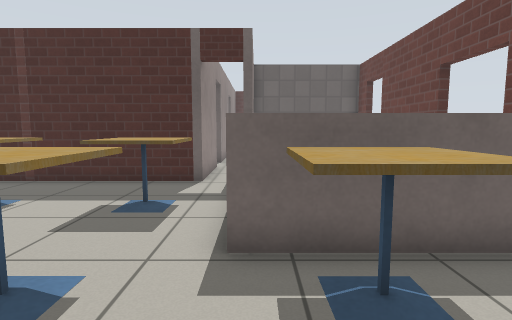
View 1 (above)

24 first-person views from a walk through a Gazebo world. The camera is 0.9 m above the floor, tilts 6° down and sees 80° across. The floor is counted in squares, 0.5 m on a side. Each view is taken from the middle of a square. On the plan, view 1 faces up. The plan holds only what a view shows up to about 16 squares ahead; the rest is blank. Robots are left out. Gazebo's built-in surfaces are drawn with simple patterns.

View 2
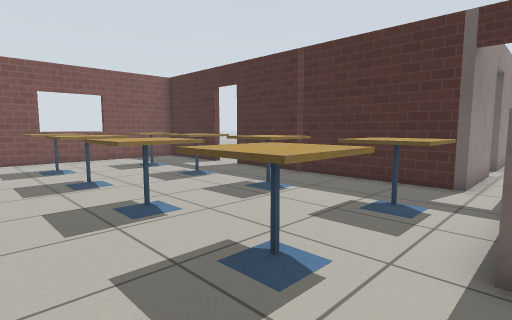

View 3
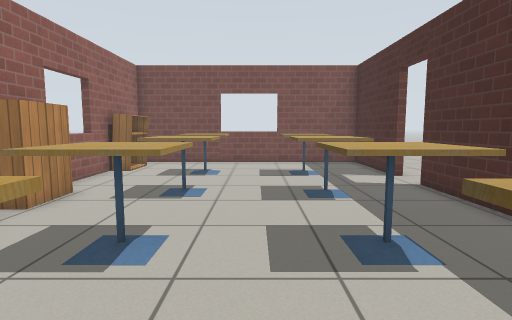

View 4
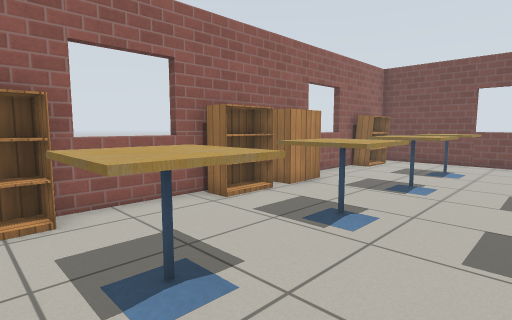

View 5
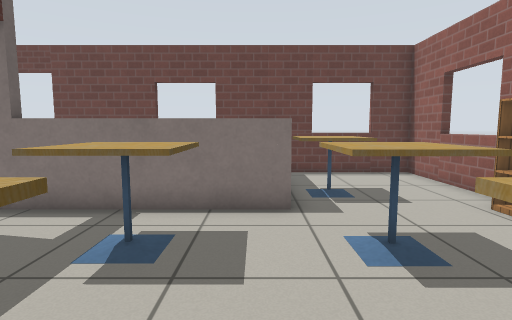

View 6
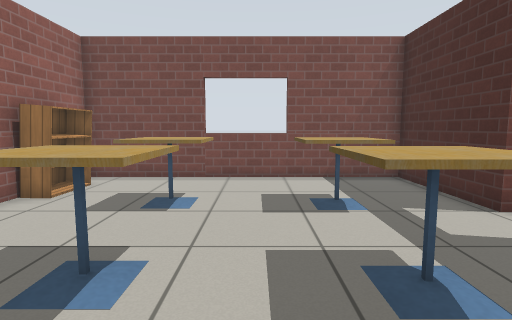

View 7
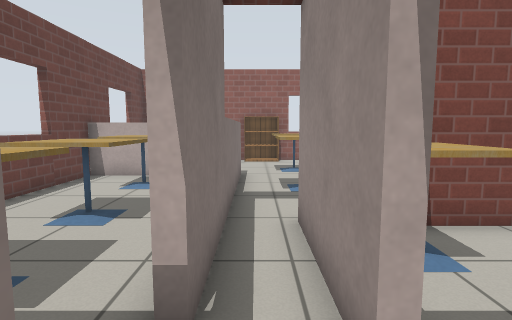

View 8
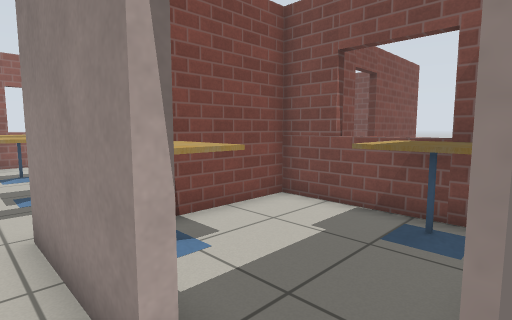

View 9
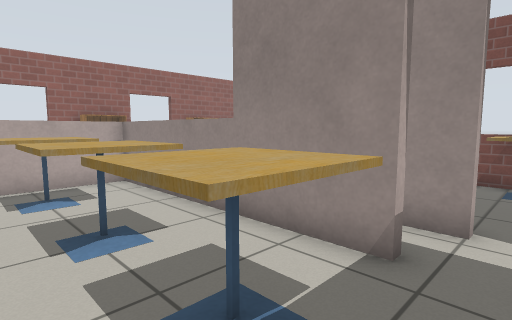

View 10
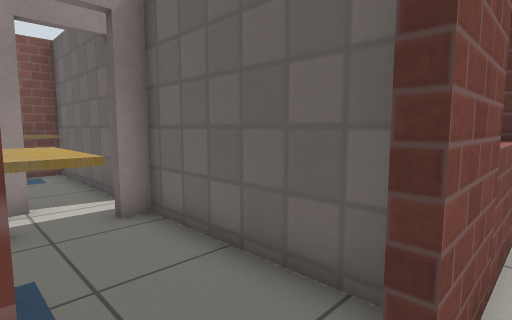

View 11
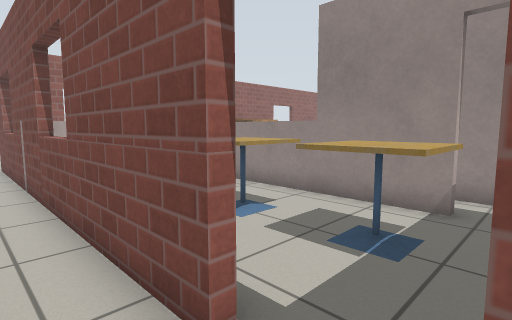

View 12
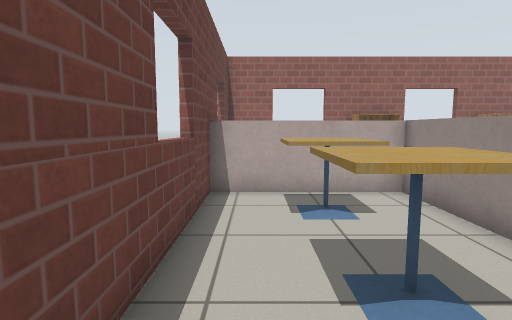

View 13
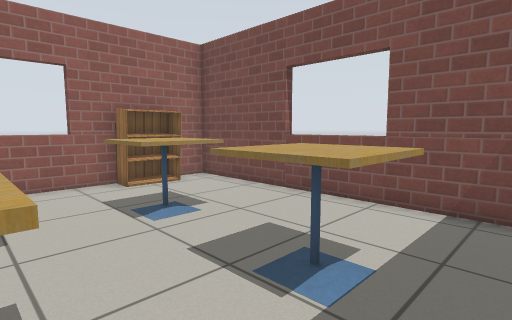

View 14
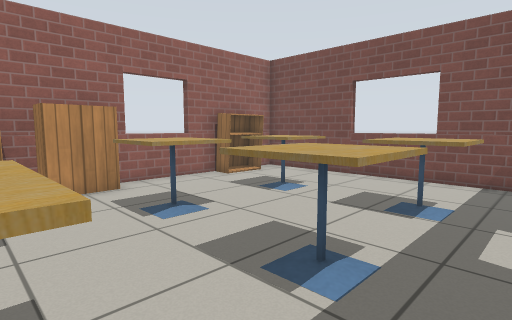

View 15
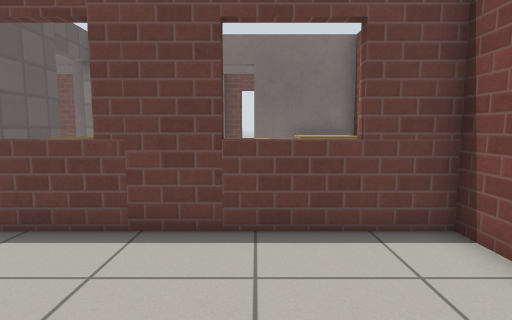

View 16
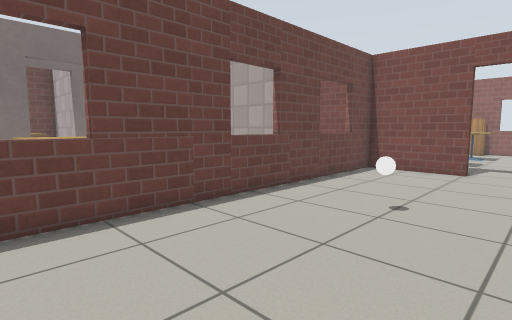

View 17
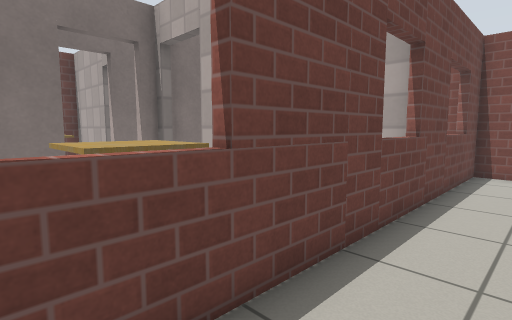

View 18
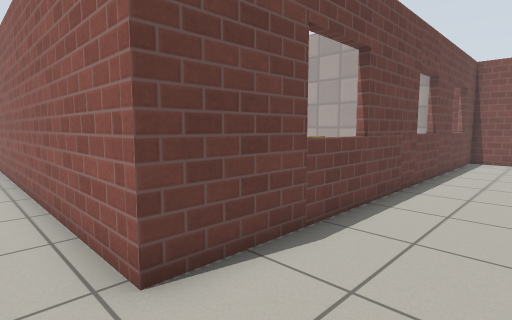

View 19
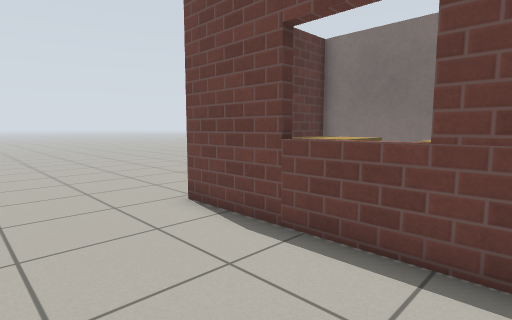

View 20
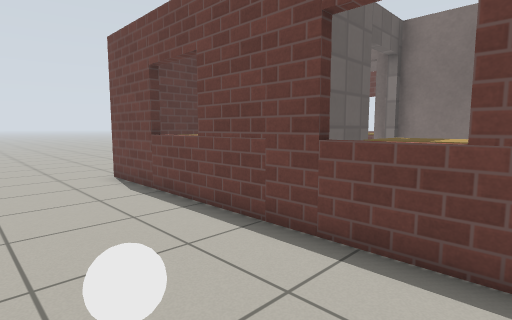

View 21
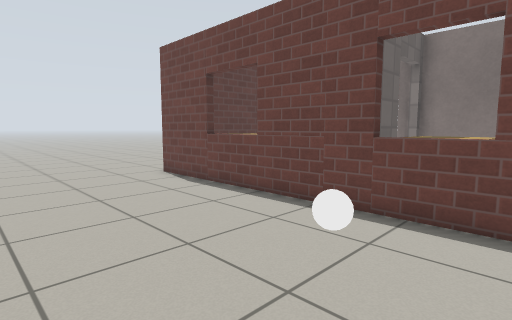

View 22
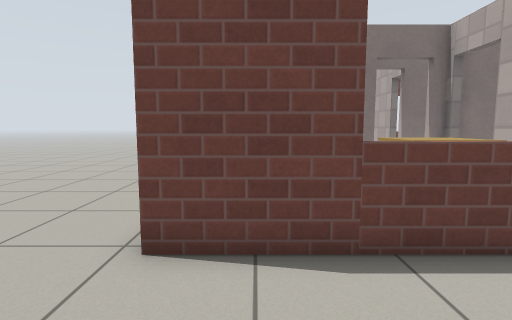

View 23
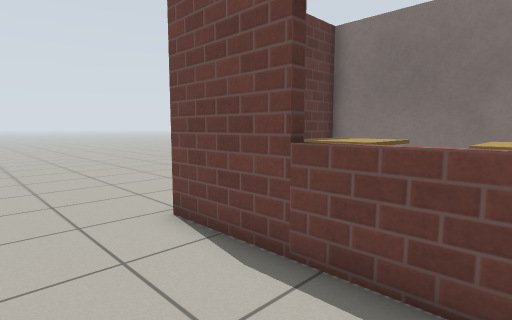

View 24
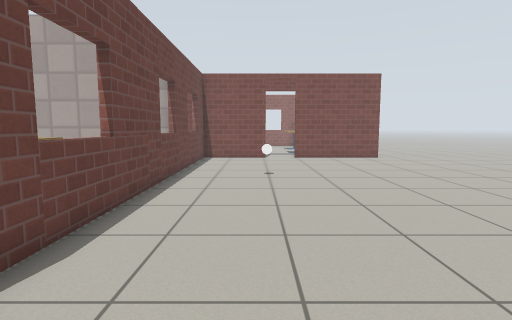

### Floor plan
Points are (right, up) in squares from view 1. A wall is a line through its corners. A room is listed if a view was taken in it or the views show most of it. See-through windows are left out.
Room 1 (views 1, 2, 3, 4, 5, 6, 13, 14)
walls: (-0.4, 4.2) (-0.4, 10.1); (-13.4, 10.2) (-18.1, 10.2) (-18.1, -1.2) (5.3, -1.2) (5.3, 4); (-1.8, 10.2) (-11.6, 10.2)
low walls: (3.7, 4.2) (-0.4, 4.2)
ways out: open door at (-1.5, 10) to room 2; open door at (-12.5, 10) to room 5
objects: bookshelf (-16, -1) to (-15, 0); cafe table (-15, 2) to (-14, 4); cafe table (-15, 6) to (-13, 8); cafe table (-11, 2) to (-10, 4); cafe table (-11, 6) to (-10, 8); bookshelf (-10, -1) to (-9, 0); bookshelf (-7, 0) to (-6, 0); cafe table (-7, 2) to (-6, 4); cafe table (-7, 6) to (-6, 8); cafe table (-3, 2) to (-2, 4); cafe table (-3, 6) to (-2, 8); bookshelf (-1, -1) to (-1, 0); cafe table (1, 2) to (2, 3)
Room 2 (views 7, 8)
walls: (-0.4, 19.5) (-0.4, 20.5); (-1.8, 19.1) (-1.8, 15.9); (-1.8, 14.1) (-1.8, 10.2); (-0.4, 10.1) (-0.4, 13.5)
ways out: open door at (-1.5, 10) to room 1; open door at (0, 14.5) to room 3; open door at (-2, 14.5) to room 6; open door at (-2, 21.5); open door at (0.6, 20.6)
Room 3 (views 9, 12)
walls: (-0.1, 13.5) (-0.1, 4.5); (5.3, 14.7) (5.3, 15.9) (-0.1, 15.9) (-0.1, 15.3); (5.3, 4) (5.3, 13.1)
low walls: (-0.1, 4.5) (5.4, 4.5)
ways out: open door at (0, 14.5) to room 2; open door at (5.3, 13.7) to room 4
objects: cafe table (2, 6) to (3, 7); cafe table (2, 9) to (3, 11); cafe table (2, 12) to (3, 14)
Room 4 (view 10)
walls: (5.6, 13.1) (5.6, -1.5)
ways out: open door at (5.3, 13.7) to room 3; opening at (7, 15) to room 5
Room 5 (views 11, 15, 16, 17, 18, 19, 20, 21, 22, 23, 24)
walls: (-11.6, 10.5) (-7.8, 10.5) (-7.8, 27.6) (5.1, 27.6); (-18.5, 10.5) (-13.4, 10.5); (5.6, 18.6) (5.6, 14.7)
ways out: open door at (-12.5, 10) to room 1; opening at (7, 15) to room 4
objects: white ball (-11, 17)
Room 6 (no view inside)
walls: (-2.1, 10.5) (-2.1, 14.1); (-1.8, 15.9) (-7.5, 15.9) (-7.5, 10.5) (-4.1, 10.5)
ways out: open door at (-2, 14.5) to room 2
objects: cafe table (-7, 14) to (-6, 15); cafe table (-4, 11) to (-3, 12)
Room 7 (no view inside)
walls: (-4.1, 19.6) (-6.4, 19.6); (-2.1, 17.4) (-2.1, 19.6); (-7.5, 16.2) (-4.7, 16.2)
ways out: open door at (-3.5, 20)
objects: cafe table (-6, 17) to (-4, 19)

Positions as (right, up) in squares from view 1, and headings:
1: (0, 0), facing up
2: (0, 0), facing up-left
3: (-2, 5), facing left
4: (-1, 6), facing down-left
5: (-7, 5), facing right
6: (-7, 5), facing left
7: (-1, 16), facing down
8: (-1, 16), facing down-left
9: (4, 15), facing down-left
10: (6, 13), facing up-left
11: (7, 15), facing down-left
12: (4, 13), facing down
13: (-11, 9), facing down-left
14: (-7, 9), facing down-left
15: (-13, 14), facing right
16: (-14, 24), facing down-right
17: (-10, 24), facing down-right
18: (-11, 29), facing down-right
19: (-12, 21), facing up-right
20: (-12, 16), facing up-right
21: (-14, 16), facing up-right
22: (-12, 26), facing right
23: (-11, 22), facing up-right
24: (-11, 29), facing down
